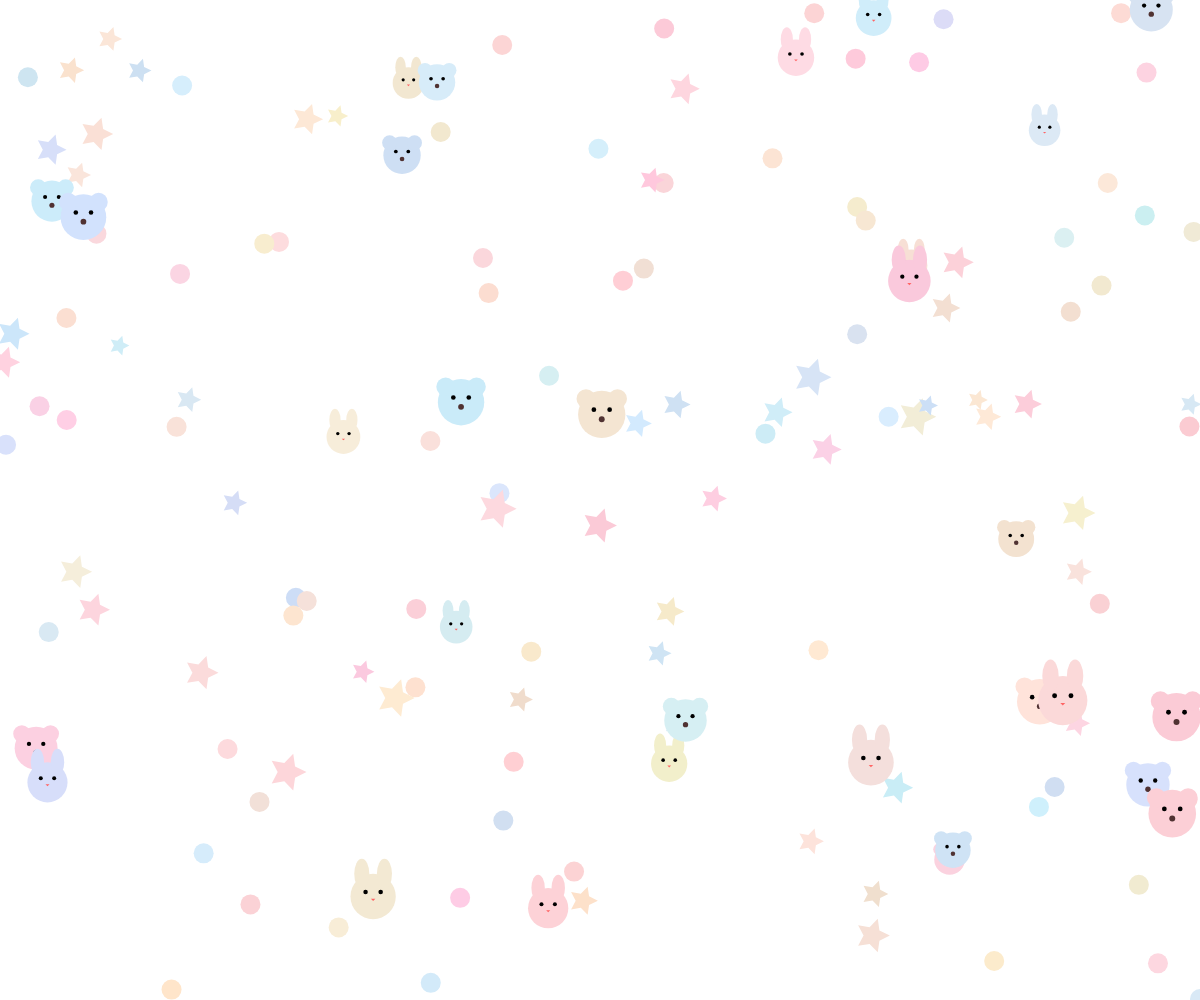
Frame 1 (no input)
Frame 60 (no input): identical to frame 1, image omitted
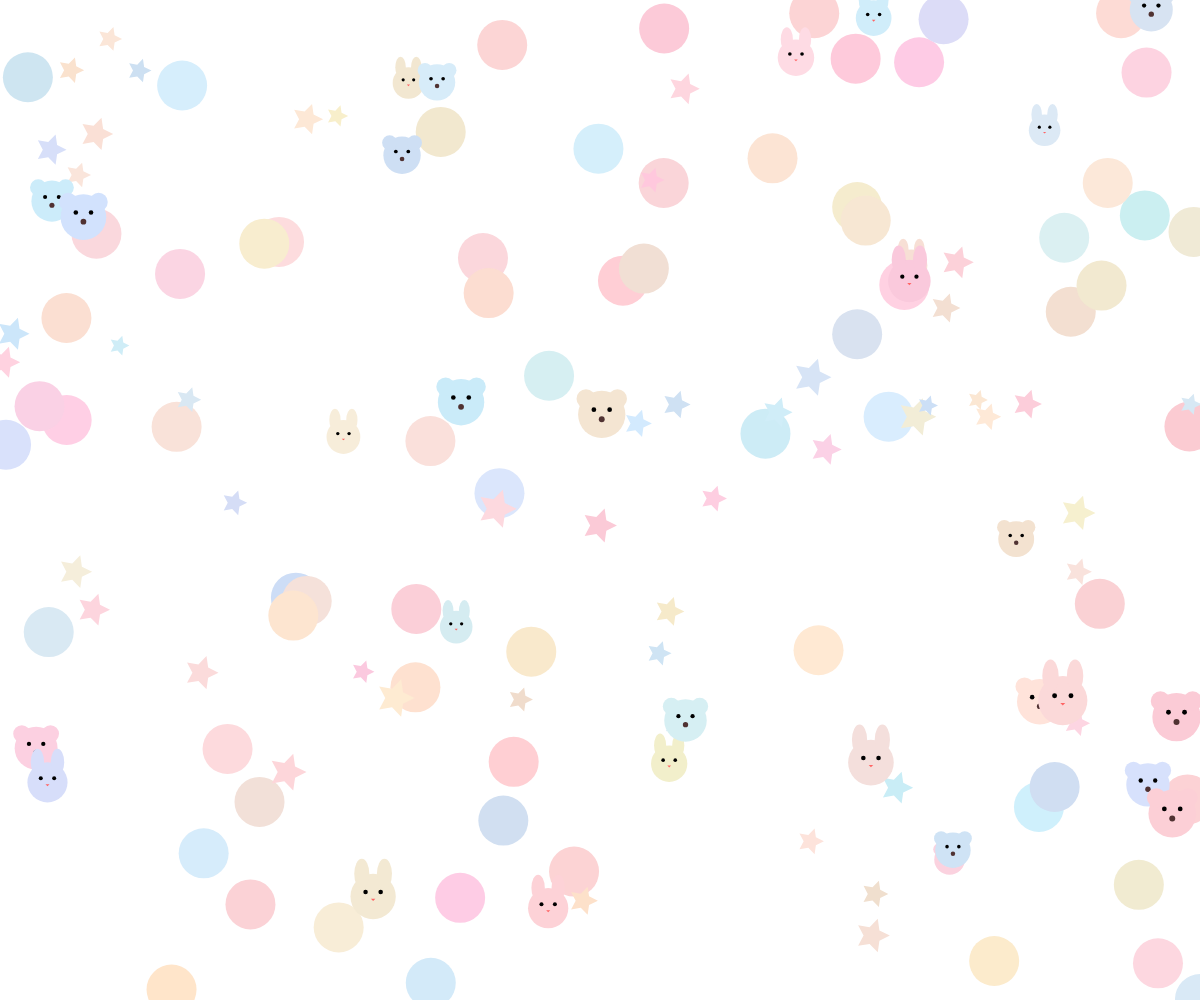
Frame 120 (the mouse pressed at the canvas centre since frame 60)

The p5.js sketch that drew these frames (run headless with seeded random() and noise() and a simulated clock; from frame 60 on, the mouse is pressed at the canvas centre):

// p5.js sketch
// ── sketch.js
let circles = [];
let stars = [];
let animals = []; // 新增小動物陣列

function setup() {
  createCanvas(windowWidth, windowHeight);
  background("fefae0");

  // 產生 70 個圓
  for (let i = 0; i < 70; i++) {
    circles.push({
      x: random(width),
      y: random(height),
      size: random(30, 50),
      color: randomColor() // 使用自訂函數產生柔和色彩
    });
  }

  // 產生 50 顆星星
  for (let i = 0; i < 50; i++) {
    stars.push({
      x: random(width),
      y: random(height),
      size: random(10, 20),
      color: randomColor() // 使用自訂函數產生柔和色彩
    });
  }

  // 產生 20 隻小動物（包含兔子和小熊）
  for (let i = 0; i < 30; i++) {
    animals.push({
      x: random(width),
      y: random(height),
      size: random(30, 50),
      color: randomColor(), // 使用自訂函數產生柔和色彩
      type: random(["rabbit", "bear"]) // 隨機決定是兔子還是小熊
    });
  }
}

function draw() {
  background("fefae0");

  // 繪製圓
  for (let circle of circles) {
    let newSize = map(mouseX, 0, width, 20, 80); // 根據滑鼠 X 軸位置調整大小
    fill(circle.color);
    noStroke();
    ellipse(circle.x, circle.y, newSize, newSize);
  }

  // 繪製星星
  for (let star of stars) {
    fill(star.color);
    noStroke();
    drawStar(star.x, star.y, star.size, star.size / 2, 5); // 繪製五角星
  }

  // 繪製小動物
  for (let animal of animals) {
    if (animal.type === "rabbit") {
      drawRabbit(animal.x, animal.y, animal.size, animal.color);
    } else if (animal.type === "bear") {
      drawBear(animal.x, animal.y, animal.size, animal.color);
    }
  }
}

// 自訂函數：產生淡黃色、淡粉色、淡藍色的柔和色彩
function randomColor() {
  let colors = [
    color(random(240, 255), random(220, 240), random(200, 220)), // 淡黃色
    color(random(250, 255), random(200, 220), random(210, 230)), // 淡粉色
    color(random(200, 220), random(220, 240), random(240, 255))  // 淡藍色
  ];
  return random(colors);
}

// 自訂函數：繪製五角星
function drawStar(x, y, radius1, radius2, npoints) {
  let angle = TWO_PI / npoints;
  let halfAngle = angle / 2.0;
  beginShape();
  for (let a = 0; a < TWO_PI; a += angle) {
    let sx = x + cos(a) * radius1;
    let sy = y + sin(a) * radius1;
    vertex(sx, sy);
    sx = x + cos(a + halfAngle) * radius2;
    sy = y + sin(a + halfAngle) * radius2;
    vertex(sx, sy);
  }
  endShape(CLOSE);
}

// 自訂函數：繪製兔子
function drawRabbit(x, y, size, color) {
  fill(color);
  noStroke();

  // 頭部
  ellipse(x, y, size, size);

  // 耳朵
  ellipse(x - size / 4, y - size / 2, size / 3, size / 1.5);
  ellipse(x + size / 4, y - size / 2, size / 3, size / 1.5);

  // 眼睛
  fill(0);
  ellipse(x - size / 6, y - size / 10, size / 10, size / 10);
  ellipse(x + size / 6, y - size / 10, size / 10, size / 10);

  // 鼻子
  fill(255, 100, 100);
  triangle(
    x - size / 20, y + size / 20,
    x + size / 20, y + size / 20,
    x, y + size / 10
  );
}

// 自訂函數：繪製小熊
function drawBear(x, y, size, color) {
  fill(color);
  noStroke();

  // 頭部
  ellipse(x, y, size, size);

  // 耳朵
  ellipse(x - size / 3, y - size / 3, size / 2.5, size / 2.5);
  ellipse(x + size / 3, y - size / 3, size / 2.5, size / 2.5);

  // 眼睛
  fill(0);
  ellipse(x - size / 6, y - size / 10, size / 10, size / 10);
  ellipse(x + size / 6, y - size / 10, size / 10, size / 10);

  // 鼻子
  fill(80, 50, 50);
  ellipse(x, y + size / 10, size / 8, size / 8);
}

// ── style.css
html, body {
  margin: 0;
  padding: 0;
  height: 100%;
  overflow: hidden;
}

canvas {
  display: block;
  position: absolute;
  top: 0;
  left: 0;
  z-index: 1; /* 最底層 */
}

/* 選單樣式 */
.menu {
  position: absolute;
  top: -100px; /* 預設隱藏選單 */
  right: 10px;
  list-style: none;
  margin: 0;
  padding: 0;
  display: flex; /* 將選單項目排列在同一行 */
  gap: 20px; /* 每個項目之間的距離 */
  z-index: 3; /* 最上層 */
  transition: top 0.5s ease; /* 平滑顯示與隱藏 */
}

.menu li {
  position: relative; /* 為了讓子選單定位 */
  padding: 10px 20px;
  text-align: center;
  background-color: #ffc8dd; /* 預設背景顏色 */
  border: 2px solid #dec9e9; /* 預設邊框顏色 */
  border-radius: 10px; /* 圓角矩形 */
  font-size: 20px; /* 主選單文字大小 */
  font-family: "Microsoft JhengHei", Arial, sans-serif; /* 微軟正黑體 */
  color: #14213d; /* 預設字體顏色 */
  cursor: pointer;
  transition: all 0.3s ease; /* 平滑過渡效果 */
}

.menu li:hover {
  background-color: #ffddd2; /* 滑鼠移入時的背景顏色 */
  color: #403d39; /* 滑鼠移入時的字體顏色 */
  border-color: #ffe5ec; /* 滑鼠移入時的邊框顏色 */
}

.submenu {
  display: none; /* 預設隱藏子選單 */
  position: absolute;
  top: 100%; /* 子選單顯示在主選單下方 */
  left: 0;
  list-style: none;
  margin: 0;
  padding: 0;
  background-color: #ffc8dd; /* 子選單背景顏色 */
  border: 2px solid #dec9e9; /* 子選單邊框顏色 */
  border-radius: 10px; /* 子選單圓角 */
  box-shadow: 0 4px 6px rgba(0, 0, 0, 0.1); /* 子選單陰影 */
}

.submenu li {
  padding: 5px 10px; /* 子選單項目內距 */
  font-size: 16px; /* 子選單文字大小 */
}

.submenu li a {
  text-decoration: none;
  color: #14213d; /* 子選單字體顏色 */
}

.submenu li:hover {
  background-color: #ffddd2; /* 滑鼠移入子選單時的背景顏色 */
  color: #403d39; /* 滑鼠移入子選單時的字體顏色 */
}

.menu li:hover .submenu {
  display: block; /* 滑鼠移入主選單時顯示子選單 */
}

iframe#content-frame {
  position: absolute;
  top: 0;
  left: 0;
  width: 100%;
  height: 100%;
  z-index: 2; /* 中間層 */
  background-color: transparent;
  display: none; /* 預設隱藏 iframe */
}
